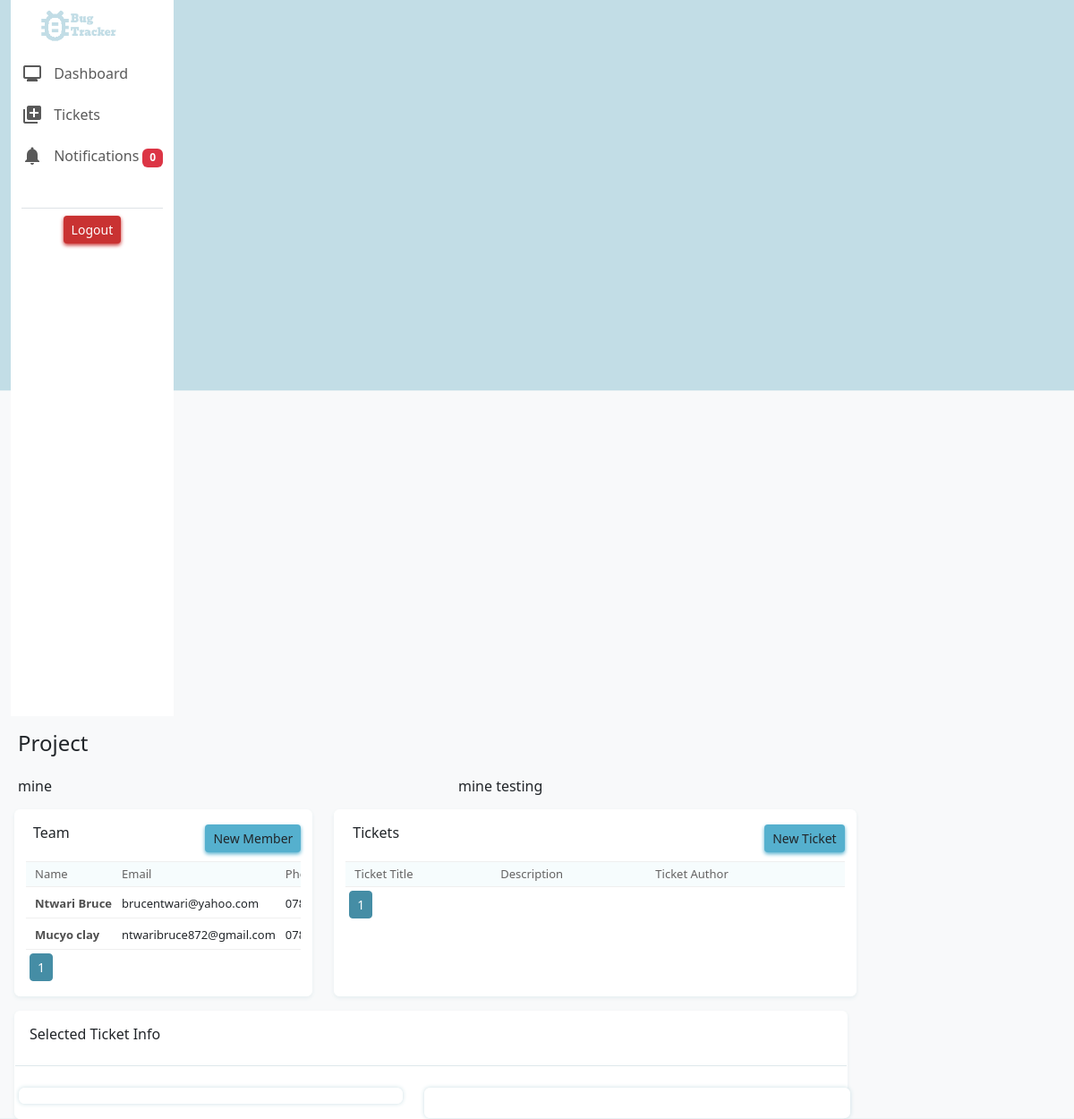
The app's page /project_view/24 (signed in), older data.
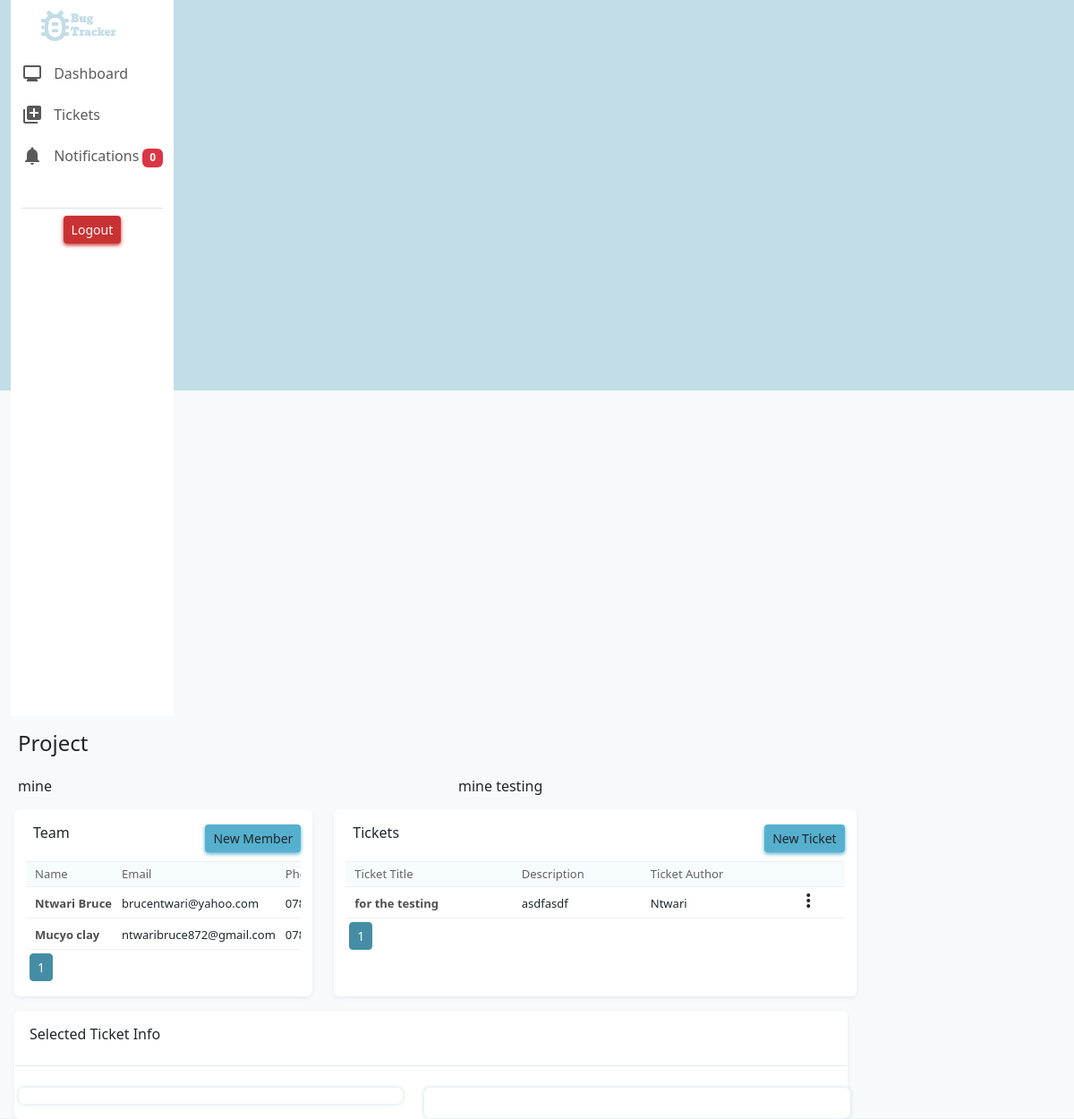
The same page, newer data.
### bug_tracker/models.py (models this page shows, shortened)
class CustomUser(AbstractUser):
    first_name = models.CharField(max_length=150)
    last_name = models.CharField(max_length=150)
    phone_number = models.CharField(max_length=20,blank=False, null=False)
    def __str__(self):
        return self.username

class Ticket(models.Model):
    STATUS_CHOICES = [
        ('New', 'New'),
        ('In Progress', 'In Progress'),
        ('Completed', 'Completed'),
    ]
    PRIORITY_CHOICES = [
        ('Low', 'Low'),
        ('Medium', 'Medium'),
        ('High', 'High'),
    ]
    TYPE_CHOICES = [
        ('Bug', 'Bug'),
        ('Feature', 'Feature'),
        ('Task', 'Task'),
    ]
    project = models.ForeignKey('Project', on_delete=models.CASCADE, related_name='project_tickets', null=True)
    title = models.CharField(max_length=255)
    description = models.TextField()
    author = models.ForeignKey(CustomUser, on_delete=models.CASCADE, null=True, blank=True)
    status = models.CharField(max_length=20, choices=STATUS_CHOICES)
    priority = models.CharField(max_length=20, choices=PRIORITY_CHOICES)
    ticket_type = models.CharField(max_length=20, choices=TYPE_CHOICES)
    estimated_time = models.IntegerField()
    assigned_devs = models.ManyToManyField(CustomUser, related_name='assigned_tickets', blank=True)

class Project(models.Model):
    project_name = models.CharField(max_length=255)
    project_description = models.TextField()
    team_members = models.ManyToManyField(CustomUser)
    project_creator = models.ForeignKey(CustomUser, on_delete=models.CASCADE, related_name='created_projects', null=True)

### bug_tracker/views.py (the view)
# urls.py: path("project_view/<int:id>", views.project_view, name="project_view"),
@login_required(login_url='layout')
def project_view(request, id):
    if request.method == "GET":
        users = CustomUser.objects.all()
        project = Project.objects.get(id=id)
        team_members = project.team_members.all().order_by("id")
        tickets = project.project_tickets.all().order_by("id")
        group_names = request.user.groups.values_list('name', flat=True)
        paginator1 = Paginator(tickets, 4)
        page_number1 = request.GET.get('page1')
        page_obj1 = paginator1.get_page(page_number1)
        paginator = Paginator(team_members, 3)
        page_number = request.GET.get('page')
        page_obj = paginator.get_page(page_number)
        return render(request, "bug_tracker/project.html", {
            "team_members": page_obj,
            "project": project,
            "page_range": paginator.page_range,
            "page_number": page_obj.number,
            "users": users,
            "page_range1": paginator1.page_range,
            "page_number1": page_obj1.number,
            "tickets": page_obj1,
            "group_names": group_names
        })

### bug_tracker/context_processors.py (called while the page is built)
def my_context_processor(request):
    new_count = 0
    if request.user.is_authenticated:
        notifications = Notification.objects.filter(user=request.user)
        now = timezone.now()
        threshold = now - timedelta(seconds=60)
        today_notifications = notifications.filter(created_at__gte=threshold)
        new_count = today_notifications.count()
    return {
        'new_count': new_count
    }

### bug_tracker/templates/bug_tracker/project.html (shortened to what the changed rows need)
{% extends "bug_tracker/layout.html" %}
{% load static %}
{% block content %}
<div class="col-sm-10">
    <div class="row">
      <div class="col-sm-4 ms-3 bg-light2 border-charts mt-2 rounded h-50">
          <div class="table-responsive">
              <table>
                  <thead>
                    <tr>
                      <th class="size1">Name</th>
                      <th class="size1">Email</th>
                      <th class="size1">Phone</th>
                    </tr>
                  </thead>
                  <tbody>
                    {% for team_member in team_members%}
                    <tr>
                      <td class="text-color6 truncate2t size1"><b>{{ team_member.first_name }} {{ team_member.last_name }} </b></td>
                      <td class="truncate size1">{{ team_member.email }}</td>
                      <td class="truncate size1">{{ team_member.phone_number }}</td>
                    </tr>
                    {% endfor %}
                  </tbody>
                </table>
                <div>
                  <nav aria-label="...">
                    <ul class="pagination pagination-sm pt-1 ps-1">
                      {% for page in page_range %}
                      <li class="page-item text-color5 {%  if page_number == page %} active {% endif %}">
                        <a class="page-link text-color5 {%  if page_number == page %} active {% endif %}" href="?page={{ page }}" tabindex="-1">{{ page }}</a>
                      </li>
                      {% endfor %}
                    </ul>
                  </nav>
                </div>
          </div>
      </div>
     <div class="col-sm-7 ms-4 bg-light2 border-charts mt-2 rounded">
      <div class="table-responsive table-hover">
          <table>
              <thead>
                <tr>
                  <th class="size1">Ticket Title</th>
                  <th class="size1">Description</th>
                  <th class="size1">Ticket Author</th>
                  <th></th>
                </tr>
              </thead>
              <tbody>
                {% for ticket in tickets %}
                <tr class="ticket-row" data-ticket-id="{{ ticket.id }}" data-project-id="{{ project.id}}">
                  <td class="text-color6 size1 truncate2a"><b>{{ ticket.title }}</b></td>
                  <td class="truncate size1">{{ ticket.description }}</td>
                  <td class="truncate size1">{{ ticket.author }}</td>
                  <td>
                  <div class="dropdown">
                    <i class="material-icons more-vert-icon4" id="dropdownMenuButton{{ ticket.id }}" data-bs-toggle="dropdown" aria-haspopup="true" aria-expanded="false" data-project-id="{{ project.id }}">more_vert</i>
                  </div>
                  </td>
                </tr>
                {% endfor %}
              </tbody>
            </table>
            <div>
              <nav aria-label="...">
                <ul class="pagination pagination-sm pt-1 ps-1">
                  {% for page in page_range1 %}
                  <li class="page-item text-color5 {%  if page_number1 == page %} active {% endif %}">
                    <a class="page-link text-color5 {%  if page_number1 == page %} active {% endif %}" href="?page1={{ page }}" tabindex="-1">{{ page }}</a>
                  </li>
                  {% endfor %}
                </ul>
              </nav>
            </div>
      </div>
     </div>
    </div>
      </div>
  </div>
  </div>
{% endblock %}

Row changes from the older to the newer data that the page shows:
added Ticket: title "for the testing", description "asdfasdf", author "Ntwari"
